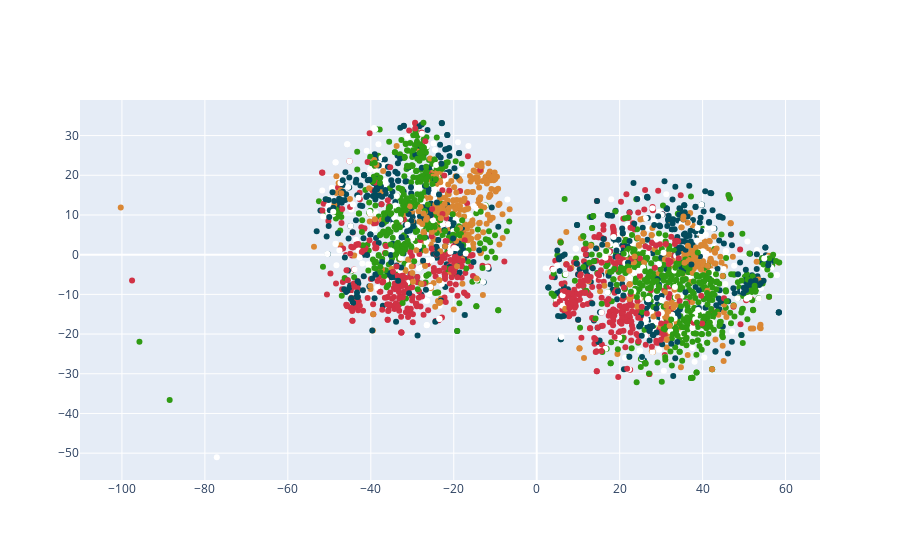

Here is the notebook cell this chart was saved with:
### Code cell
plot_tsne(pcaed_arr.reshape(x, y*z))

### Figure 1 — Plotly figure (JSON) as saved in the notebook; plotly's stock layout.template omitted (floating-point values rounded to 4 significant figures; data arrays with more than 128 entries replaced by an {"elided": "..."} marker saying what was removed)
{"data": [{"marker": {"color": {"elided": "2859 str values"}}, "mode": "markers", "type": "scatter", "x": {"elided": "2859 float values"}, "y": {"elided": "2859 float values"}}], "layout": {}}
